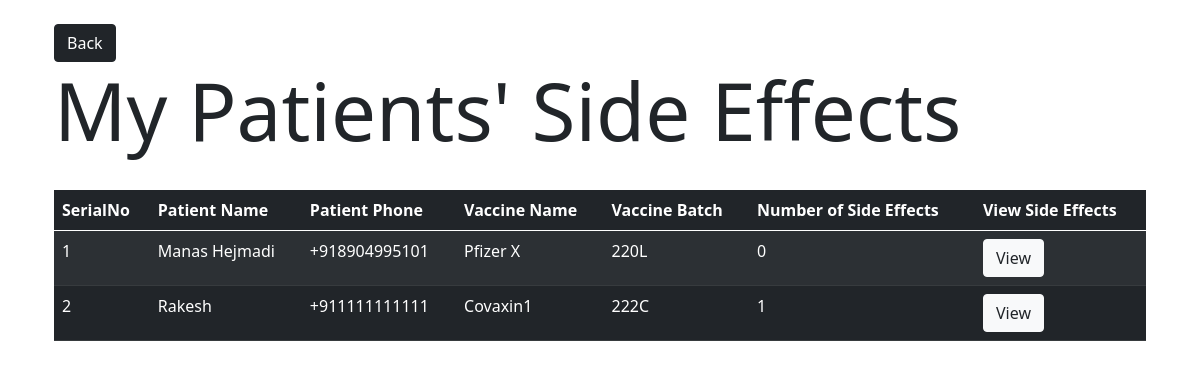
The page /doctor/side_effects (signed in) on the database its author committed.
### CovaxinatorAPI/models.py (models this page shows, shortened)
class Patient(db.Model):
	id = db.Column(db.Integer, primary_key=True)
	name = db.Column(db.String)
	phone = db.Column(db.String) #also used as username
	password = db.Column(db.String) #also used as password
	location = db.relationship('Location', secondary=patient_location_association, backref=db.backref('patients', lazy='dynamic'))
	aadhar = db.Column(db.String)
	address = db.Column(db.String)
	is_alive = db.Column(db.String)
	is_vaccinated = db.Column(db.Boolean, default=False)
	doctor_id = db.Column(db.Integer, db.ForeignKey('doctor.id'))
	vaccine_batch_id = db.Column(db.Integer, db.ForeignKey('vaccine_batch.id'))
	side_effects = db.relationship('SideEffects', backref='patient')
	followup_chat_id = db.Column(db.Integer, db.ForeignKey('follow_up_chat_data.id'))

class VaccineBatch(db.Model):
	id = db.Column(db.Integer, primary_key=True)
	vaccine_name = db.Column(db.String)
	batch_id = db.Column(db.String)
	doctor_id = db.Column(db.Integer, db.ForeignKey('doctor.id'))
	patients = db.relationship('Patient', backref='vaccine_batch')
	vaccine_count = db.Column(db.Integer)

### CovaxinatorAPI/doctor/routes.py (the view)
@doctor.route('/side_effects')
def get_patient_side_effects():
	doc_id = session.get('logged_in_doctor')
	if(not doc_id): return redirect(url_for('doctor.doctor_login'))
	doctor = Doctor.query.filter_by(id=doc_id).first()
	my_patients = doctor.patients
	side_effects = {}
	for patient in my_patients:
		side_effects[patient.phone] = [
			{
				'symptoms': se.symptoms,
				'description': se.description,
			} for se in patient.side_effects
		]
	print(side_effects)
	return render_template('doctor/side_effects.html', title="Side Effects", patients=my_patients, side_effects=side_effects, json=json)

### CovaxinatorAPI/templates/doctor/side_effects.html (shortened to what this page needs)
{% extends 'layout.html' %}
{% block content %}
<div class="container p-4">
	<button class="btn btn-dark" onclick="window.history.back()"> Back </button>
	<h1 class="display-1">My Patients' Side Effects</h1>
	<br>
	<table class="table table-striped table-dark" id="tbl">
		<thead>
			<tr>
			<th scope="col">SerialNo</th>
			<th scope="col">Patient Name</th>
			<th scope="col">Patient Phone</th>
			<th scope="col">Vaccine Name</th>
			<th scope="col">Vaccine Batch</th>
			<th scope="col">Number of Side Effects</th>
			<th scope="col">View Side Effects</th>
			</tr>
		</thead>
		<tbody id='tbl'>
			{% for e in patients %}
			<tr data-phone="{{e.name}}">
			<td>{{loop.index}}</td>
				<td>{{e.name}}</td>
				<td>{{e.phone}}</td>
				<td>{{e.vaccine_batch.vaccine_name}}</td>
				<td>{{e.vaccine_batch.batch_id}}</td>
				<td class='phn'>{{e.side_effects|length}}</td>
				<td><button class="btn btn-light text-dark" data-toggle="modal" data-target="#SideEffectModal" onclick=view({{e.phone}})>View</button></td>
			</tr>
			{% endfor %}
		</tbody>
	</table>
</div>
{% endblock content %}

### rows shown on the page
Patient: name "Manas Hejmadi", phone "+918904995101", vaccine_batch.vaccine_name "Pfizer X", vaccine_batch.batch_id "220L", side_effects|length "0"
Patient: name "Rakesh", phone "+911111111111", vaccine_batch.vaccine_name "Covaxin1", vaccine_batch.batch_id "222C", side_effects|length "1"
